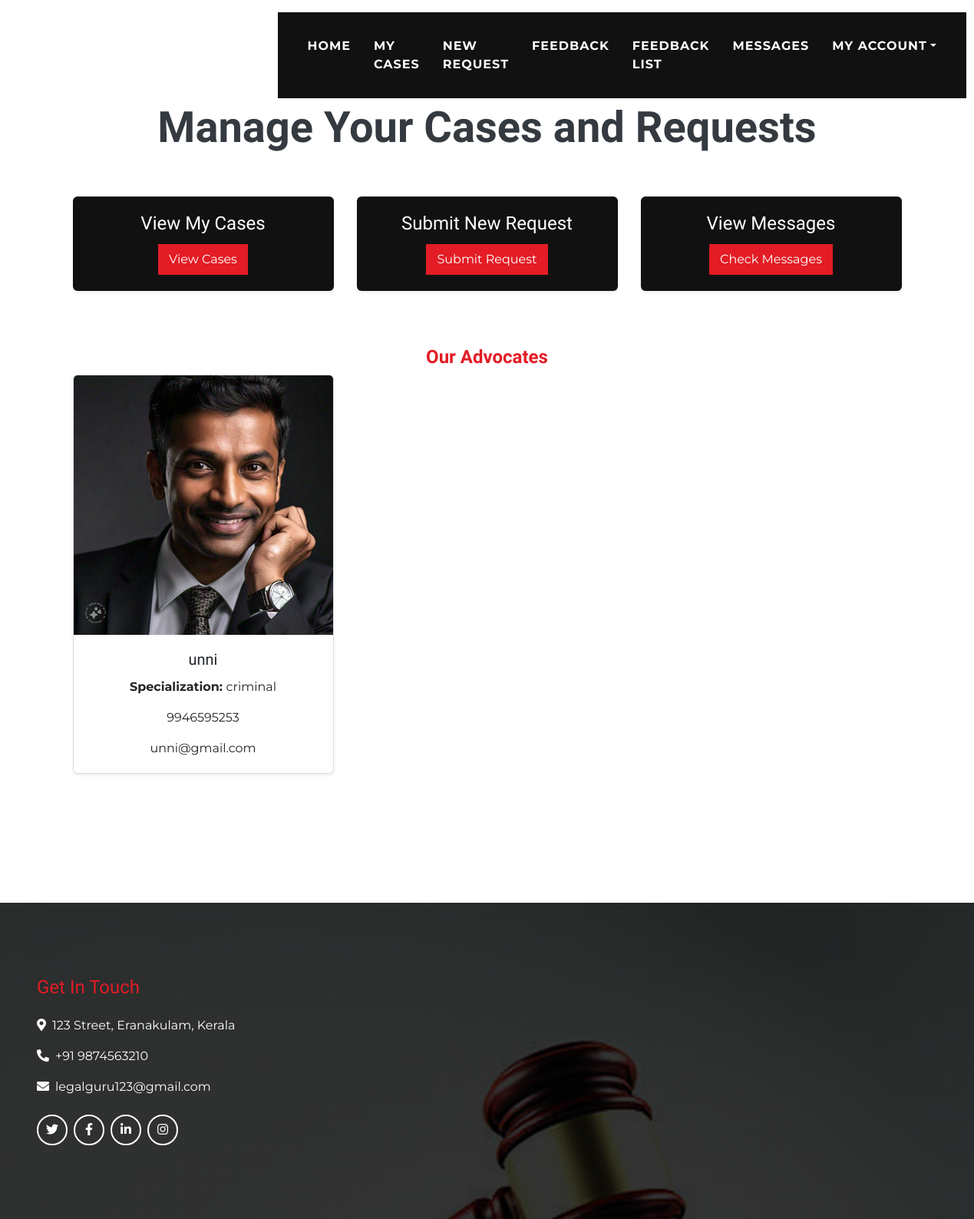
The app's page /client/clientdash, older data.
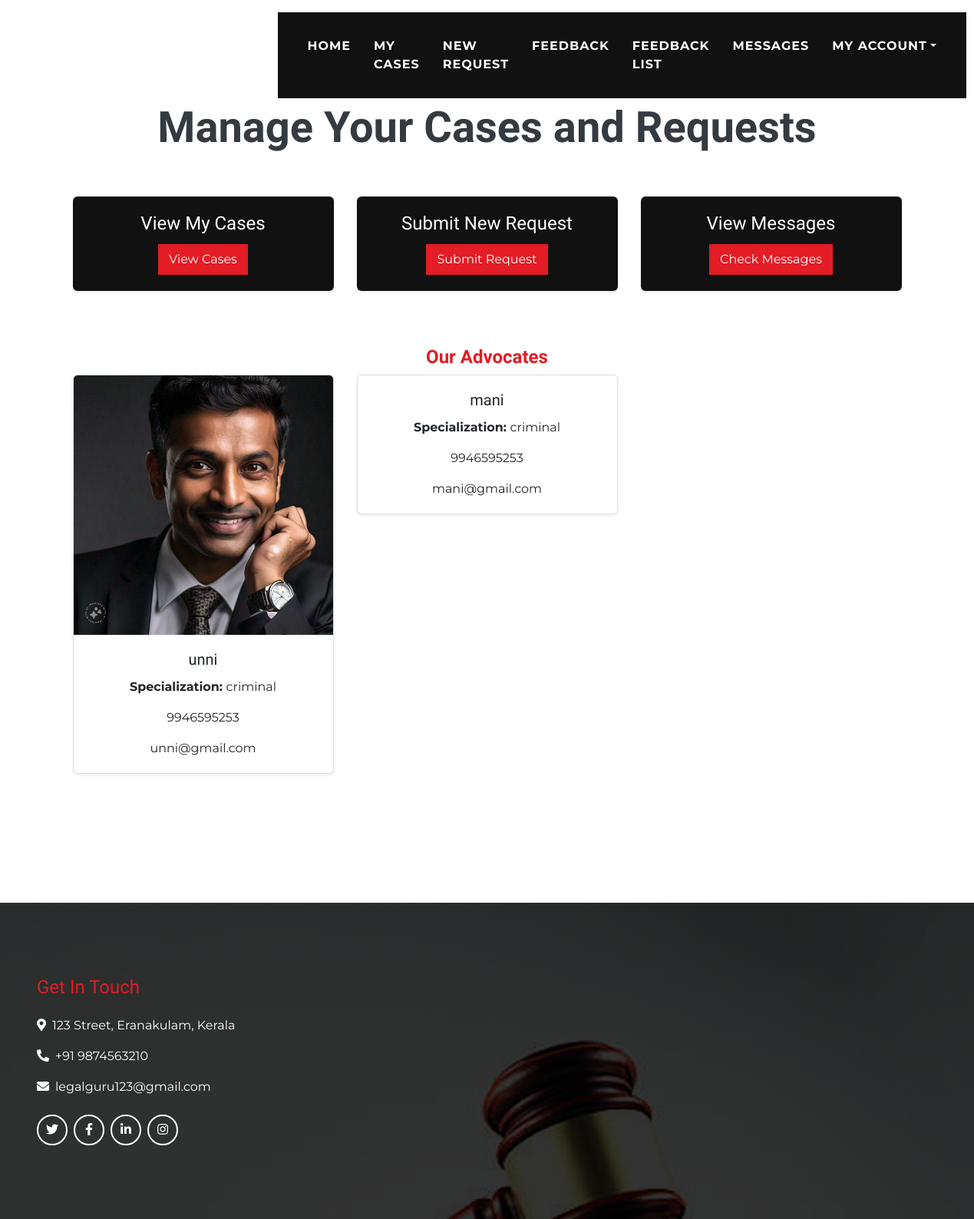
The same page, newer data.
### Advocate/models.py (models this page shows, shortened)
class AdvocateRegistration(models.Model):
    user = models.OneToOneField(User, on_delete=models.CASCADE)
    specialization = models.ForeignKey(specializations,on_delete=models.CASCADE)
    officename = models.CharField(max_length=30)
    place = models.CharField(max_length=30)
    state = models.CharField(max_length=20)
    district = models.CharField(max_length=20)
    postoffice = models.CharField(max_length=20)
    pincode = models.CharField(max_length=10)
    contactno = models.CharField(max_length=10)
    image = models.ImageField(upload_to='uploads/')
    aadharno = models.BigIntegerField()
    admin_approval = models.CharField(
        max_length=20,
        default='not approved',
        choices=[('approved', 'Approved'), ('not approved', 'Not Approved')]
    )

class specializations(models.Model):
    name=models.CharField(max_length=200,unique=True)
    slug=models.SlugField(max_length=200,unique=True)
    def __str__(self):
        return '{}'.format(self.name)

### client/views.py (the view)
# urls.py: path('clientdash',views.clientdash,name='clientdash'),
def clientdash(request):
    advocates = AdvocateRegistration.objects.all()
    return render(request, 'clientdash.html', {'advocates': advocates})

### templates/clientdash.html
{% extends "clientbase.html" %}
{% load static %}
{% block content %}
<div class="container py-5">
    <div class="d-flex flex-column text-center mb-5">
        <h4 class="text-primary font-weight-bold">Client Dashboard</h4>
        <h4 class="display-4 font-weight-bold">Manage Your Cases and Requests</h4>
    </div>
    <div class="row">
        <div class="col-md-4 mb-4">
            <div class="card shadow-sm bg-secondary text-white">
                <div class="card-body text-center">
                    <h4 class="card-title">View My Cases</h4>
                    <a href="{% url 'clientcaselist' %}" class="btn btn-primary">View Cases</a>
                </div>
            </div>
        </div>
        <div class="col-md-4 mb-4">
            <div class="card shadow-sm bg-secondary text-white">
                <div class="card-body text-center">
                    <h4 class="card-title">Submit New Request</h4>
                    <a href="{% url 'clientcase' %}" class="btn btn-primary">Submit Request</a>
                </div>
            </div>
        </div>
        <div class="col-md-4 mb-4">
            <div class="card shadow-sm bg-secondary text-white">
                <div class="card-body text-center">
                    <h4 class="card-title">View Messages</h4>
                    <a href="messages.php" class="btn btn-primary">Check Messages</a>
                </div>
            </div>
        </div>
    </div>
    <div class="mt-5">
        <h4 class="text-center text-primary font-weight-bold">Our Advocates</h4>
        <div class="row">
            {% for advocate in advocates %}
            <div class="col-md-4 mb-4">
                <div class="card shadow-sm">
                    <img src="{{ advocate.image.url}}" class="card-img-top" alt="{{ advocate.name }}">
                    <div class="card-body text-center">
                        <h5 class="card-title">{{ advocate.user.first_name }}</h5>
                        <p class="card-text"><b> Specialization: </b>  {{ advocate.specialization }}</p>
                        <p class="card-text">{{ advocate.contactno }}</p>
                        <p class="card-text">{{ advocate.user.email }}</p>
                    </div>
                </div>
            </div>
            {% endfor %}
        </div>
    </div>
</div>
{% endblock %}

### templates/clientbase.html (shortened to what this page needs)
{% load static %}
<!DOCTYPE html>
<html lang="en">
<head>
<link href="https://cdn.jsdelivr.net/npm/bootstrap@5.3.3/dist/css/bootstrap.min.css" rel="stylesheet">
    <link href="https://cdnjs.cloudflare.com/ajax/libs/font-awesome/5.10.0/css/all.min.css" rel="stylesheet">
    <link href="{% static 'css/style.min.css' %}" rel="stylesheet">
</head>
<body class="bg-light">
    <div class="container-fluid p-0 nav-bar">
        <nav class="navbar navbar-expand-lg bg-none navbar-dark py-3">
            <a href="#" class="navbar-brand">
                <h3 class="m-0 display-4 font-weight-bold text-uppercase text-white">LEGAL GURU</h3>
            </a>
            <div class="collapse navbar-collapse justify-content-between" id="navbarCollapse">
                <div class="navbar-nav ml-auto p-4 bg-secondary">
                    <a href="{% url 'clientdash' %}" class="nav-item nav-link">HOME</a>
                    <a href="{% url 'clientcaselist' %}" class="nav-item nav-link">MY CASES</a>
                    <a href="{% url 'clientcase' %}" class="nav-item nav-link">NEW REQUEST</a>
                    <a href="{% url 'submit_feedback' %}" class="nav-item nav-link">FEEDBACK</a>
                    <a href="{% url 'feedback_list' %}" class="nav-item nav-link">FEEDBACK LIST</a>
                    <a href="{% url 'chat_list' %}" class="nav-item nav-link">MESSAGES</a>
                    <div class="nav-item dropdown">
                        <a href="#" class="nav-link dropdown-toggle" data-toggle="dropdown">MY ACCOUNT</a>
                    </div>
                </div>
            </div>
        </nav>
    </div>
    <div class="container py-5">
        {% block content %}{% endblock %}
    </div>
    <div class="footer container-fluid mt-5 py-5 px-sm-3 px-md-5 text-white">
        <div class="row pt-5">
            <div class="col-lg-3 col-md-6 mb-5">
                <h4 class="text-primary mb-4">Get In Touch</h4>
                <p><i class="fa fa-map-marker-alt mr-2"></i>123 Street, Eranakulam, Kerala</p>
                <p><i class="fa fa-phone-alt mr-2"></i>+91 9874563210</p>
                <p><i class="fa fa-envelope mr-2"></i>legalguru123@gmail.com</p>
                <div class="d-flex justify-content-start mt-4">
                    <a class="btn btn-outline-light rounded-circle text-center mr-2 px-0" style="width: 40px; height: 40px;" href="#"><i class="fab fa-twitter"></i></a>
                    <a class="btn btn-outline-light rounded-circle text-center mr-2 px-0" style="width: 40px; height: 40px;" href="#"><i class="fab fa-facebook-f"></i></a>
                    <a class="btn btn-outline-light rounded-circle text-center mr-2 px-0" style="width: 40px; height: 40px;" href="#"><i class="fab fa-linkedin-in"></i></a>
                    <a class="btn btn-outline-light rounded-circle text-center mr-2 px-0" style="width: 40px; height: 40px;" href="#"><i class="fab fa-instagram"></i></a>
                </div>
            </div>
        </div>
    </div>
</body>
</html>

Row changes from the older to the newer data that the page shows:
added AdvocateRegistration: user.first_name "mani", specialization "criminal", contactno "9946595253", user.email "mani@gmail.com"
